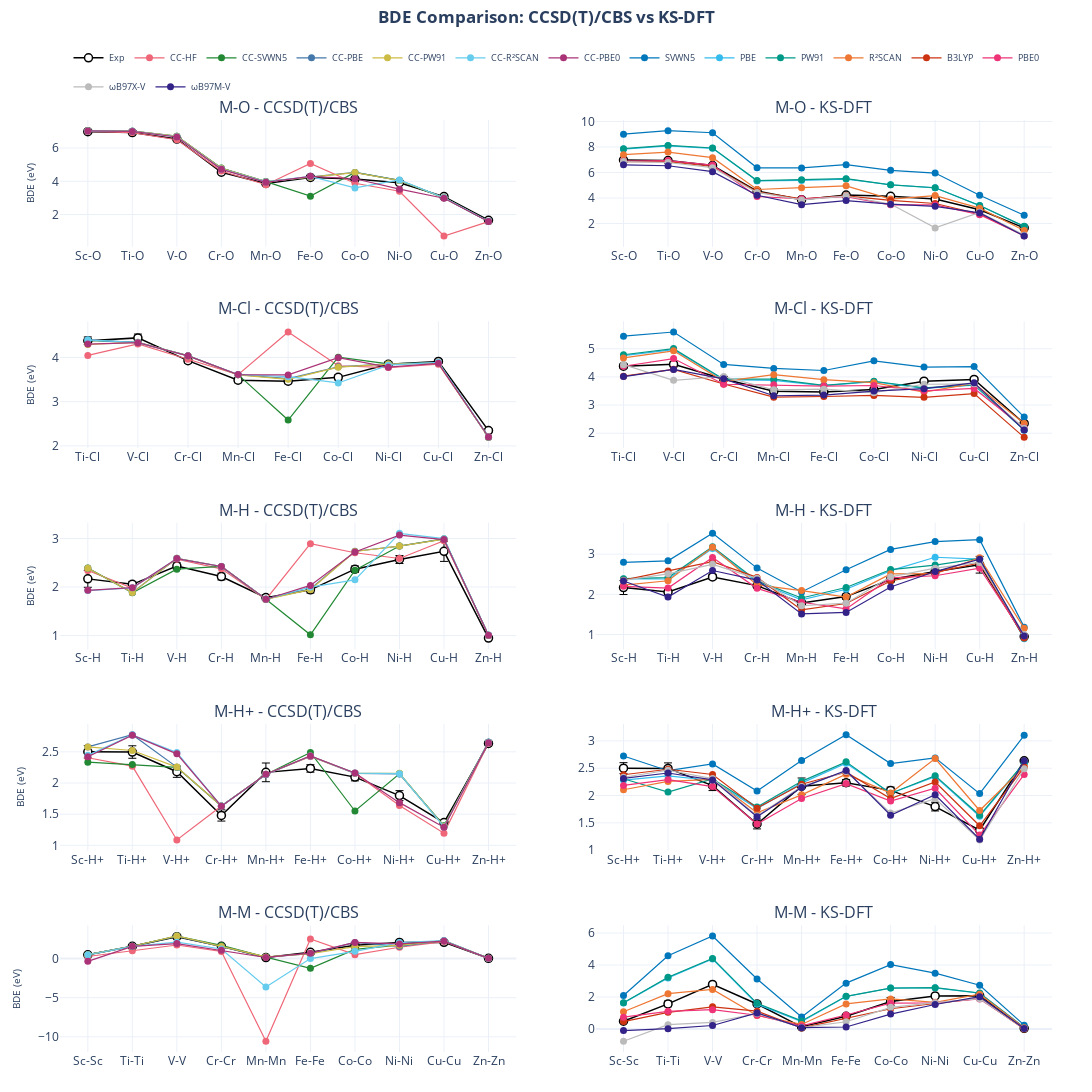

The notebook cell saved with this chart:
### Markdown cell above
---

## 12. Spark Plots

### Code cell
# =============================================================================
# Interactive Spark Plots: Consolidated 5×2 matrix (Plotly)
# =============================================================================

def create_spark_plot_plotly():
    """Create interactive Plotly version of the spark plots."""
    from plotly.subplots import make_subplots

    # Bond types in order (consistent with bar plots)
    bond_types_order = ['M-O', 'M-Cl', 'M-H', 'M-H+', 'M-M']
    row_labels = ['a', 'b', 'c', 'd', 'e']

    # Method definitions
    cc_keys = CC_METHODS
    cc_labels = ['CC-HF', 'CC-SVWN5', 'CC-PBE', 'CC-PW91', 'CC-R²SCAN', 'CC-PBE0']

    dft_keys = DFT_METHODS
    dft_labels = ['SVWN5', 'PBE', 'PW91', 'R²SCAN', 'B3LYP', 'PBE0', 'ωB97X-V', 'ωB97M-V']

    # color schemes
    CC_COLORS = {
        'ccsdt_hf': '#EE6677', 'ccsdt_svwn5': '#228833', 'ccsdt_pbe': '#4477AA',
        'ccsdt_pw91': '#CCBB44', 'ccsdt_r2scan': '#66CCEE', 'ccsdt_pbe0': '#AA3377',
    }
    DFT_COLORS = {
        'svwn5': '#0077BB', 'pbe': '#33BBEE', 'pw91': '#009988', 'r2scan': '#EE7733',
        'b3lyp': '#CC3311', 'pbe0': '#EE3377', 'wb97x-v': '#BBBBBB', 'wb97m-v': '#332288',
    }

    def get_bde(sp, method):
        if method in CC_METHODS:
            return cc_results.get(sp, {}).get(method)
        else:
            return dft_results.get(sp, {}).get(method)

    # Create 5x2 subplot
    subplot_titles = []
    for bt in bond_types_order:
        subplot_titles.extend([f'{bt} - CCSD(T)/CBS', f'{bt} - KS-DFT'])

    fig = make_subplots(rows=5, cols=2, subplot_titles=subplot_titles,
                        vertical_spacing=0.08, horizontal_spacing=0.08)

    for row_idx, bond_type in enumerate(bond_types_order):
        species_list = SPECIES_BY_TYPE[bond_type]

        # Get experimental values and uncertainties
        exp_vals = [REF_DATA[sp]['D_e'] * KCAL_TO_EV for sp in species_list]
        uncs = [REF_DATA[sp]['uncertainty'] * KCAL_TO_EV for sp in species_list]

        # Left panel: CCSD(T)/CBS
        row = row_idx + 1

        # Experimental (hollow circles)
        fig.add_trace(go.Scatter(
            x=species_list, y=exp_vals, mode='lines+markers',
            name='Exp' if row_idx == 0 else None,
            legendgroup='exp', showlegend=(row_idx == 0),
            line=dict(color='black', width=1.5),
            marker=dict(size=8, color='white', line=dict(color='black', width=1.5)),
            error_y=dict(type='data', array=uncs, visible=True, color='black', thickness=1),
            hovertemplate='%{x}<br>Exp: %{y:.3f} eV<extra></extra>'
        ), row=row, col=1)

        # CC methods
        for method_key, method_label in zip(cc_keys, cc_labels):
            calc_vals = []
            for sp in species_list:
                bde = get_bde(sp, method_key)
                calc_vals.append(bde * KCAL_TO_EV if bde is not None else None)

            fig.add_trace(go.Scatter(
                x=species_list, y=calc_vals, mode='lines+markers',
                name=method_label if row_idx == 0 else None,
                legendgroup=method_key, showlegend=(row_idx == 0),
                line=dict(color=CC_COLORS[method_key], width=1.2),
                marker=dict(size=7, color=CC_COLORS[method_key]),
                hovertemplate=f'%{{x}}<br>{method_label}: %{{y:.3f}} eV<extra></extra>'
            ), row=row, col=1)

        # Right panel: KS-DFT
        # Experimental (hollow circles)
        fig.add_trace(go.Scatter(
            x=species_list, y=exp_vals, mode='lines+markers',
            name=None, legendgroup='exp', showlegend=False,
            line=dict(color='black', width=1.5),
            marker=dict(size=8, color='white', line=dict(color='black', width=1.5)),
            error_y=dict(type='data', array=uncs, visible=True, color='black', thickness=1),
            hovertemplate='%{x}<br>Exp: %{y:.3f} eV<extra></extra>'
        ), row=row, col=2)

        # DFT methods
        for method_key, method_label in zip(dft_keys, dft_labels):
            calc_vals = []
            for sp in species_list:
                bde = get_bde(sp, method_key)
                calc_vals.append(bde * KCAL_TO_EV if bde is not None else None)

            fig.add_trace(go.Scatter(
                x=species_list, y=calc_vals, mode='lines+markers',
                name=method_label if row_idx == 0 else None,
                legendgroup=method_key, showlegend=(row_idx == 0),
                line=dict(color=DFT_COLORS[method_key], width=1.2),
                marker=dict(size=7, color=DFT_COLORS[method_key]),
                hovertemplate=f'%{{x}}<br>{method_label}: %{{y:.3f}} eV<extra></extra>'
            ), row=row, col=2)

    fig.update_layout(
        title=dict(text='<b>BDE Comparison: CCSD(T)/CBS vs KS-DFT</b>', x=0.5, y=0.99),
        height=1400, width=1100,
        legend=dict(orientation='h', yanchor='bottom', y=1.02, xanchor='center', x=0.5,
                    font=dict(size=9)),
        template='plotly_white',
        margin=dict(l=60, r=40, t=120, b=40),
    )

    # Update all y-axes
    for i in range(1, 6):
        fig.update_yaxes(title_text='BDE (eV)', row=i, col=1, title_font=dict(size=10))

    return fig

# Show interactive spark plot
spark_fig = create_spark_plot_plotly()
spark_fig.show()
